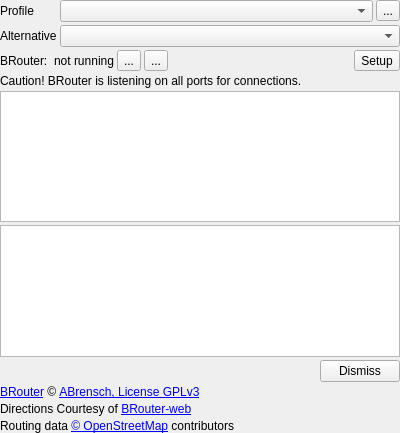
<?xml version="1.0" encoding="UTF-8"?>
<ui version="4.0">
 <class>IRouterBRouter</class>
 <widget class="QWidget" name="IRouterBRouter">
  <property name="geometry">
   <rect>
    <x>0</x>
    <y>0</y>
    <width>400</width>
    <height>433</height>
   </rect>
  </property>
  <property name="sizePolicy">
   <sizepolicy hsizetype="Preferred" vsizetype="Preferred">
    <horstretch>0</horstretch>
    <verstretch>0</verstretch>
   </sizepolicy>
  </property>
  <property name="windowTitle">
   <string>Form</string>
  </property>
  <layout class="QVBoxLayout" name="verticalLayout">
   <property name="spacing">
    <number>3</number>
   </property>
   <property name="leftMargin">
    <number>0</number>
   </property>
   <property name="topMargin">
    <number>0</number>
   </property>
   <property name="rightMargin">
    <number>0</number>
   </property>
   <property name="bottomMargin">
    <number>0</number>
   </property>
   <item>
    <layout class="QFormLayout" name="formLayout">
     <item row="0" column="0">
      <widget class="QLabel" name="label_2">
       <property name="text">
        <string>Profile</string>
       </property>
      </widget>
     </item>
     <item row="1" column="0">
      <widget class="QLabel" name="label_3">
       <property name="text">
        <string>Alternative</string>
       </property>
      </widget>
     </item>
     <item row="1" column="1">
      <widget class="QComboBox" name="comboAlternative">
       <property name="sizePolicy">
        <sizepolicy hsizetype="MinimumExpanding" vsizetype="Fixed">
         <horstretch>0</horstretch>
         <verstretch>0</verstretch>
        </sizepolicy>
       </property>
      </widget>
     </item>
     <item row="0" column="1">
      <layout class="QHBoxLayout" name="horizontalLayout">
       <item>
        <widget class="QComboBox" name="comboProfile">
         <property name="sizePolicy">
          <sizepolicy hsizetype="MinimumExpanding" vsizetype="Fixed">
           <horstretch>0</horstretch>
           <verstretch>0</verstretch>
          </sizepolicy>
         </property>
        </widget>
       </item>
       <item>
        <widget class="QToolButton" name="toolProfileInfo">
         <property name="toolTip">
          <string>display selected routing profile</string>
         </property>
         <property name="text">
          <string>...</string>
         </property>
         <property name="icon">
          <iconset resource="../../../resources.qrc">
           <normaloff>:/icons/32x32/Help.png</normaloff>:/icons/32x32/Help.png</iconset>
         </property>
        </widget>
       </item>
      </layout>
     </item>
    </layout>
   </item>
   <item>
    <layout class="QHBoxLayout" name="horizontalLayout_2"/>
   </item>
   <item>
    <layout class="QHBoxLayout" name="horizontalLayout_3">
     <item>
      <widget class="QLabel" name="labelBRouter">
       <property name="text">
        <string>BRouter: </string>
       </property>
      </widget>
     </item>
     <item>
      <widget class="QLabel" name="labelStatus">
       <property name="text">
        <string>not running</string>
       </property>
      </widget>
     </item>
     <item>
      <widget class="QToolButton" name="toolToggleBRouter">
       <property name="toolTip">
        <string>start/stop BRouter</string>
       </property>
       <property name="text">
        <string>...</string>
       </property>
       <property name="icon">
        <iconset resource="../../../resources.qrc">
         <normaloff>:/icons/32x32/Off.png</normaloff>:/icons/32x32/Off.png</iconset>
       </property>
      </widget>
     </item>
     <item>
      <widget class="QToolButton" name="toolConsole">
       <property name="toolTip">
        <string>show BRouter console</string>
       </property>
       <property name="text">
        <string>...</string>
       </property>
       <property name="icon">
        <iconset resource="../../../resources.qrc">
         <normaloff>:/icons/32x32/TextLeft.png</normaloff>:/icons/32x32/TextLeft.png</iconset>
       </property>
      </widget>
     </item>
     <item>
      <spacer name="horizontalSpacer_2">
       <property name="orientation">
        <enum>Qt::Orientation::Horizontal</enum>
       </property>
       <property name="sizeHint" stdset="0">
        <size>
         <width>40</width>
         <height>20</height>
        </size>
       </property>
      </spacer>
     </item>
     <item>
      <widget class="QToolButton" name="toolSetup">
       <property name="sizePolicy">
        <sizepolicy hsizetype="Minimum" vsizetype="Fixed">
         <horstretch>0</horstretch>
         <verstretch>0</verstretch>
        </sizepolicy>
       </property>
       <property name="text">
        <string>Setup</string>
       </property>
      </widget>
     </item>
    </layout>
   </item>
   <item>
    <widget class="QLabel" name="labelBRouterWarning">
     <property name="text">
      <string>Caution! BRouter is listening on all ports for connections.</string>
     </property>
     <property name="wordWrap">
      <bool>true</bool>
     </property>
    </widget>
   </item>
   <item>
    <widget class="QTextBrowser" name="textBRouterOutput">
     <property name="sizePolicy">
      <sizepolicy hsizetype="Expanding" vsizetype="Expanding">
       <horstretch>0</horstretch>
       <verstretch>0</verstretch>
      </sizepolicy>
     </property>
    </widget>
   </item>
   <item>
    <widget class="QTextBrowser" name="textBRouterError"/>
   </item>
   <item>
    <layout class="QHBoxLayout" name="horizontalLayout_4">
     <item>
      <spacer name="horizontalSpacer_3">
       <property name="orientation">
        <enum>Qt::Orientation::Horizontal</enum>
       </property>
       <property name="sizeHint" stdset="0">
        <size>
         <width>40</width>
         <height>20</height>
        </size>
       </property>
      </spacer>
     </item>
     <item>
      <widget class="QPushButton" name="pushBRouterError">
       <property name="text">
        <string>Dismiss</string>
       </property>
      </widget>
     </item>
    </layout>
   </item>
   <item>
    <spacer name="verticalSpacer">
     <property name="orientation">
      <enum>Qt::Orientation::Vertical</enum>
     </property>
     <property name="sizeHint" stdset="0">
      <size>
       <width>20</width>
       <height>40</height>
      </size>
     </property>
    </spacer>
   </item>
   <item>
    <widget class="QLabel" name="labelCopyrightBRouter">
     <property name="text">
      <string>&lt;p&gt;&lt;a href=&quot;http://brouter.de/brouter/&quot; target=&quot;_blank&quot;&gt;BRouter&lt;/a&gt; © &lt;a href=&quot;https://github.com/abrensch/brouter/blob/master/LICENSE&quot; target=&quot;_blank&quot;&gt;ABrensch, License GPLv3&lt;/a&gt;&lt;/p&gt;</string>
     </property>
     <property name="wordWrap">
      <bool>true</bool>
     </property>
     <property name="openExternalLinks">
      <bool>true</bool>
     </property>
    </widget>
   </item>
   <item>
    <widget class="QLabel" name="labelCopyrightBRouterWeb">
     <property name="text">
      <string>&lt;p&gt;Directions Courtesy of &lt;a href=&quot;http://brouter.de/brouter-web/&quot; target=&quot;_blank&quot;&gt;BRouter-web&lt;/a&gt; &lt;/p&gt;</string>
     </property>
     <property name="wordWrap">
      <bool>true</bool>
     </property>
     <property name="openExternalLinks">
      <bool>true</bool>
     </property>
    </widget>
   </item>
   <item>
    <widget class="QLabel" name="labelCopyrightOSM">
     <property name="text">
      <string>&lt;p&gt;Routing data &lt;a href=&quot;http://www.openstreetmap.org/copyright&quot; target=&quot;_blank&quot;&gt;© OpenStreetMap&lt;/a&gt; contributors&lt;/p&gt;</string>
     </property>
     <property name="wordWrap">
      <bool>true</bool>
     </property>
     <property name="openExternalLinks">
      <bool>true</bool>
     </property>
    </widget>
   </item>
  </layout>
 </widget>
 <resources>
  <include location="../../../resources.qrc"/>
 </resources>
 <connections/>
</ui>
